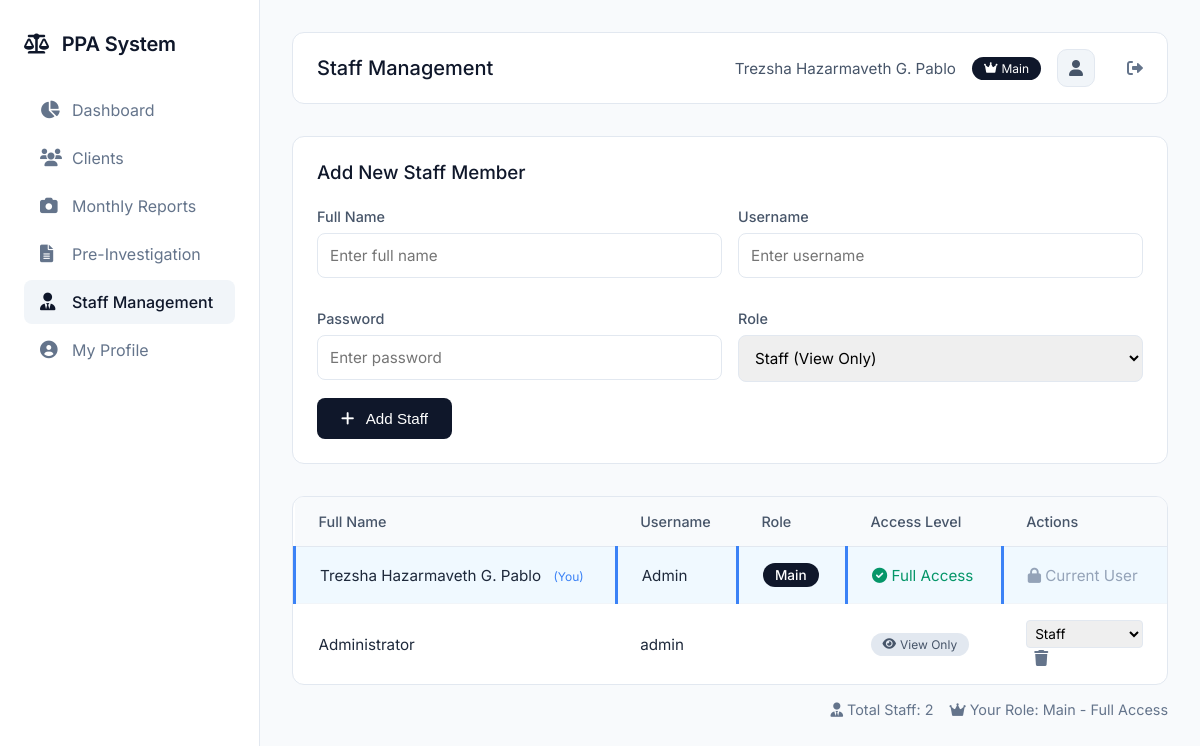
Before: /staff_management.php (signed in) with the older database file.
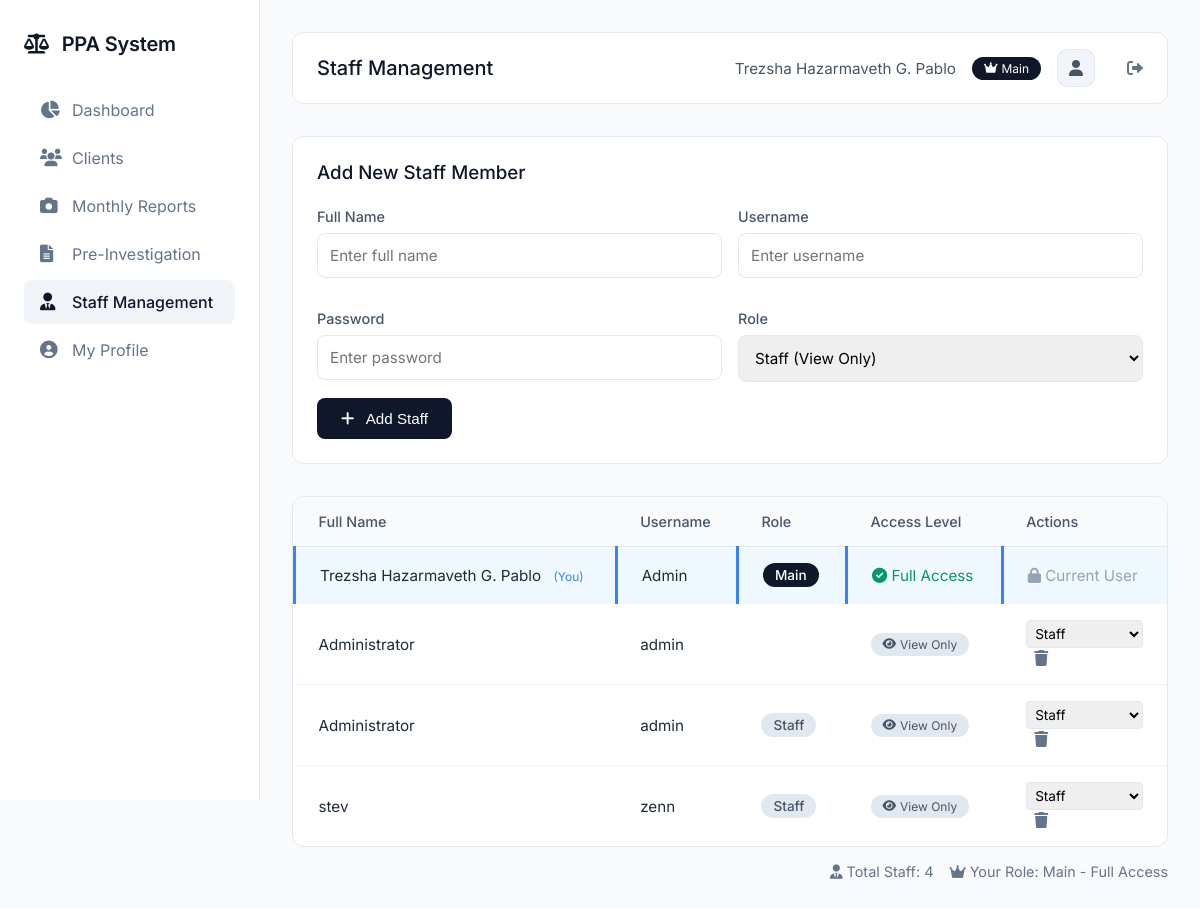
After: the same page with the newer database file.
### tables this page shows
CREATE TABLE `staff` (
  `id` int(11) NOT NULL,
  `fullname` varchar(100) DEFAULT NULL,
  `username` varchar(50) DEFAULT NULL,
  `password` varchar(50) DEFAULT NULL,
  `role` varchar(20) DEFAULT NULL
);

### staff_management.php (the view, shortened to what the changed rows need)
<?php
include 'config/database.php';
$current_username = $_SESSION['username'];
$current_role = $_SESSION['role'] ?? 'staff';
$can_manage_staff = ($current_role == 'main' || $current_role == 'admin');
$staff = mysqli_query($conn, "SELECT * FROM staff ORDER BY
    CASE role
        WHEN 'main' THEN 1
        WHEN 'admin' THEN 2
        ELSE 3
    END, fullname ASC");
?>
<!DOCTYPE html>
<html lang="en">
<head>
    <link rel="stylesheet" href="https://cdnjs.cloudflare.com/ajax/libs/font-awesome/6.0.0/css/all.min.css">
</head>
<body>
    <div class="app">
        <div class="main">
            <div class="top-bar">
                <h1 class="page-title">Staff Management</h1>
            </div>
            <div class="table-container">
                <table>
                    <thead>
                        <tr>
                            <th>Full Name</th>
                            <th>Username</th>
                            <th>Role</th>
                            <th>Access Level</th>
                            <?php if($can_manage_staff): ?>
                            <th>Actions</th>
                            <?php endif; ?>
                        </tr>
                    </thead>
                    <tbody>
                        <?php
                        $counter = 0;
                        while($row = mysqli_fetch_assoc($staff)):
                            $counter++;
                            $is_current = ($row['username'] == $current_username);
                        ?>
                        <tr class="<?php echo $is_current ? 'current-user' : ''; ?>">
                            <td>
                                <?php echo htmlspecialchars($row['fullname']); ?>
                                <?php if($is_current): ?>
                                    <span style="margin-left: 8px; font-size: 0.75rem; color: #3b82f6;">(You)</span>
                                <?php endif; ?>
                            </td>
                            <td><?php echo htmlspecialchars($row['username']); ?></td>
                            <td>
                                <span class="role-badge role-<?php echo $row['role']; ?>">
                                    <?php echo ucfirst($row['role']); ?>
                                </span>
                            </td>
                            <td>
                                <?php if($row['role'] == 'main' || $row['role'] == 'admin'): ?>
                                    <span style="color: #059669;">
                                        <i class="fas fa-check-circle"></i> Full Access
                                    </span>
                                <?php else: ?>
                                    <span class="view-only-badge">
                                        <i class="fas fa-eye"></i> View Only
                                    </span>
                                <?php endif; ?>
                            </td>
                            <?php if($can_manage_staff): ?>
                            <td>
                                <?php if(!$is_current): ?>
                                    <form method="POST" style="display: inline;">
                                        <select name="new_role" class="role-select" onchange="this.form.submit()" style="margin-right: 0.5rem;">
                                            <option value="staff" <?php echo $row['role'] == 'staff' ? 'selected' : ''; ?>>Staff</option>
                                        </select>
                                    </form>
                                    <a href="?delete=<?php echo $row['id']; ?>" class="action-link delete" onclick="return confirm('Are you sure you want to delete this staff member?')">
                                        <i class="fas fa-trash"></i>
                                    </a>
                                <?php else: ?>
                                    <span style="color: #94a3b8;">
                                        <i class="fas fa-lock"></i> Current User
                                    </span>
                                <?php endif; ?>
                            </td>
                            <?php endif; ?>
                        </tr>
                        <?php endwhile; ?>
                    </tbody>
                </table>
            </div>
            <div style="margin-top: 1rem; display: flex; gap: 1rem; justify-content: flex-end; color: #64748b; font-size: 0.9rem;">
                <span><i class="fas fa-user-tie"></i> Total Staff: <?php echo $counter; ?></span>
                <span>
                    <i class="fas fa-<?php echo $current_role == 'main' ? 'crown' : ($current_role == 'admin' ? 'shield' : 'eye'); ?>"></i>
                    Your Role: <?php echo ucfirst($current_role); ?> -
                    <?php echo $can_manage_staff ? 'Full Access' : 'View Only'; ?>
                </span>
            </div>
        </div>
    </div>
</body>
</html>

Changed rows visible on the page:
added staff: fullname "Administrator", username "admin", role "Staff", shows "View Only", new_role "Staff"
added staff: fullname "stev", username "zenn", role "Staff", shows "View Only", new_role "Staff"
Other visible differences:
$counter: "2" → "4"
